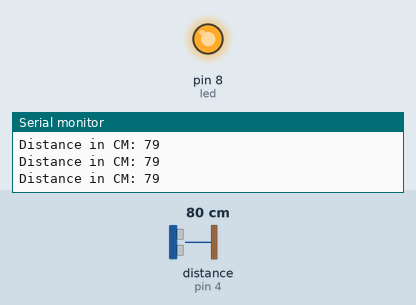
Simulated run of this sketch. Board: Arduino Uno, built with avr-gcc and run on an emulated ATmega328P. On the bench: output pins drawn as LEDs (lit = HIGH), the last lines printed to the serial monitor. Wiring (inferred from the names in the program): ultrasonic range finder: trigger pin 3; echo pin 4. The inputs (shaded band) are chosen by the test bench; at power-on: distance to the obstacle (sensor on pin 4) 80 cm. The echo pulse lasts 58.3 µs per cm; pins used as bus, display or sensor lines are not drawn.

Above: at 1.3 s.
1.4 s: distance to the obstacle (sensor on pin 4) set to 4 cm
2.9 s: distance to the obstacle (sensor on pin 4) set to 2 cm
At 4.1 s:
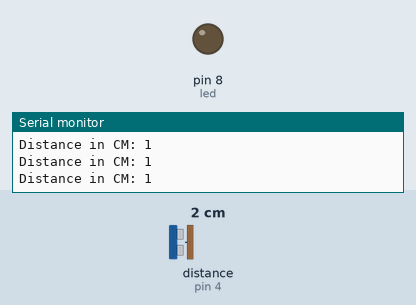
4.5 s: distance to the obstacle (sensor on pin 4) set to 9 cm
At 5.4 s:
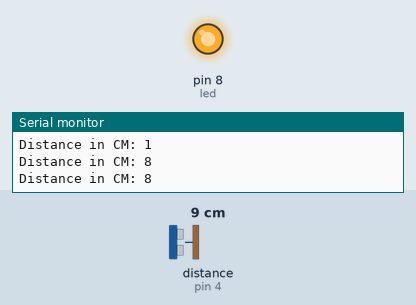
Timing chart, 0 to 7.5 s (numbered marks = the images above; inputs shaded):
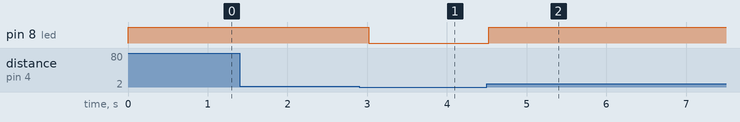

The sketch:

EPE_T3_Distance_sensor_code.ino
```cpp
#define trig 3
#define echo 4
#define led 8

int dis = 0, t = 0;

void setup()
{
  Serial.begin(9600);
  pinMode(trig, OUTPUT);
  pinMode(echo, INPUT);
  pinMode(led, OUTPUT);
}

void loop()
{
  digitalWrite(trig, LOW);
  delayMicroseconds(5);

  digitalWrite(trig, HIGH);
  delayMicroseconds(10);
  digitalWrite(trig, LOW);

  t = pulseIn(echo, HIGH);
  dis = (t / 2) * 0.0343;

  Serial.print("Distance in CM: ");
  Serial.println(dis);

  if (dis >= 2 && dis <= 300) {
    digitalWrite(led, HIGH);
  } else {
    digitalWrite(led, LOW);
  }

  delay(500);
}
```

Measured:
- the behaviour switches between 3 and 2 cm on distance to the obstacle (sensor on pin 4) (found by bisection; images 0 and 1)
- after the input at 2.9 s, pin 8 (led): HIGH → LOW after 0.12 s
- after the input at 4.5 s, pin 8 (led): LOW → HIGH at once
